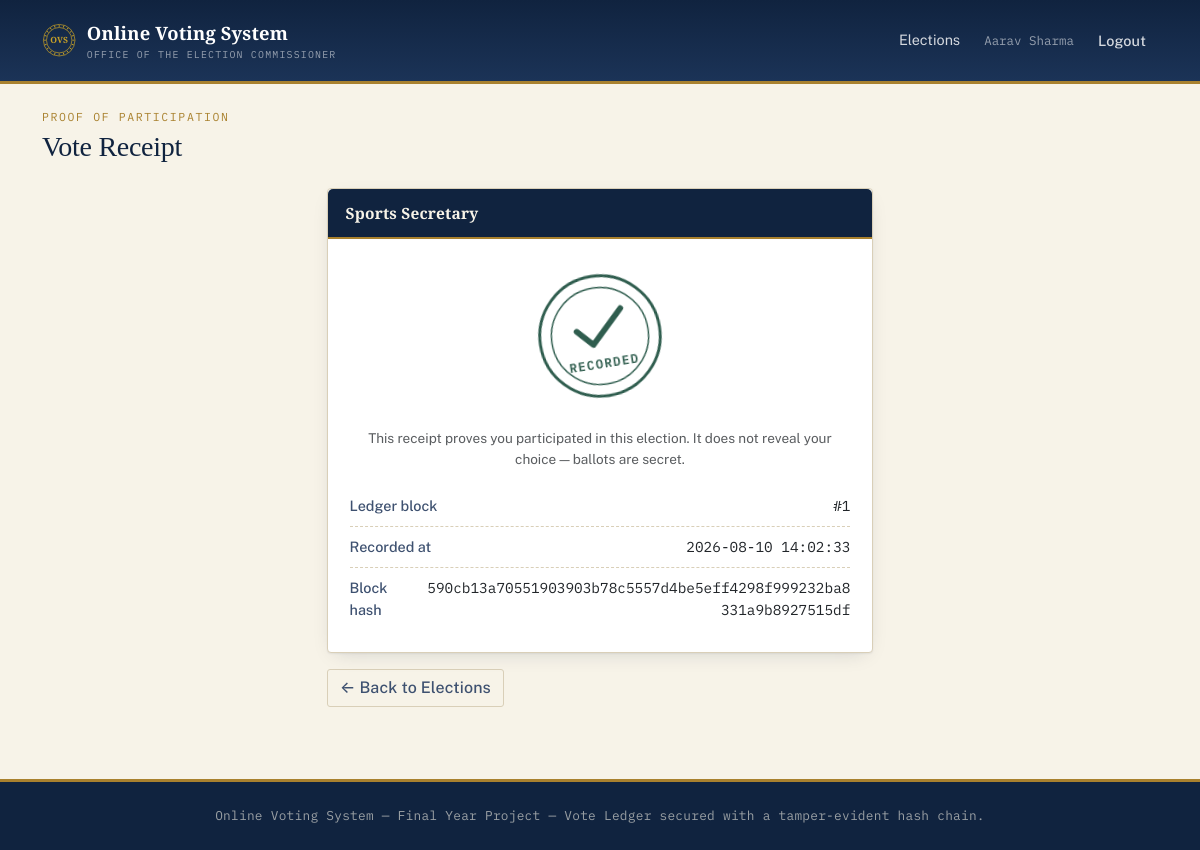
Screenshot of /voter/elections/3/receipt (signed in) with the database file from the repository.
### tables this page shows
CREATE TABLE users (
    id INT AUTO_INCREMENT PRIMARY KEY,
    name VARCHAR(150) NOT NULL,
    email VARCHAR(190) NOT NULL UNIQUE,
    voter_code VARCHAR(50) NULL UNIQUE,
    password_hash VARCHAR(255) NULL,
    role ENUM('admin', 'voter') NOT NULL DEFAULT 'voter',
    status ENUM('pending', 'approved', 'rejected') NOT NULL DEFAULT 'approved',
    source ENUM('seed', 'bulk_import', 'self_registered', 'admin_manual') NOT NULL DEFAULT 'self_registered',
    reset_token VARCHAR(64) NULL,
    reset_token_expires_at DATETIME NULL,
    created_at TIMESTAMP NOT NULL DEFAULT CURRENT_TIMESTAMP,
    updated_at TIMESTAMP NOT NULL DEFAULT CURRENT_TIMESTAMP ON UPDATE CURRENT_TIMESTAMP
);

CREATE TABLE elections (
    id INT AUTO_INCREMENT PRIMARY KEY,
    title VARCHAR(200) NOT NULL,
    description TEXT NULL,
    format ENUM('fptp', 'select_n') NOT NULL DEFAULT 'fptp',
    select_n INT NULL,
    starts_at DATETIME NOT NULL,
    ends_at DATETIME NOT NULL,
    closed_manually_at DATETIME NULL,
    results_published TINYINT(1) NOT NULL DEFAULT 0,
    created_by INT NULL,
    created_at TIMESTAMP NOT NULL DEFAULT CURRENT_TIMESTAMP,
    updated_at TIMESTAMP NOT NULL DEFAULT CURRENT_TIMESTAMP ON UPDATE CURRENT_TIMESTAMP,
    CONSTRAINT fk_elections_created_by FOREIGN KEY (created_by) REFERENCES users(id) ON DELETE SET NULL
);

CREATE TABLE ledger_blocks (
    id INT AUTO_INCREMENT PRIMARY KEY,
    voter_hash CHAR(64) NOT NULL,
    election_id INT NOT NULL,
    choice_data TEXT NOT NULL,
    prev_hash CHAR(64) NOT NULL,
    hash CHAR(64) NOT NULL,
    created_at DATETIME NOT NULL DEFAULT CURRENT_TIMESTAMP,
    UNIQUE KEY uniq_voter_election (voter_hash, election_id),
    CONSTRAINT fk_ledger_election FOREIGN KEY (election_id) REFERENCES elections(id) ON DELETE CASCADE
);

### core/View.php (called while the page is built, shortened)
<?php
class View
{
    public static function render(string $view, array $data = []): void
    {
        extract($data);
        require __DIR__ . '/../app/views/partials/header.php';
        require __DIR__ . "/../app/views/{$view}.php";
        require __DIR__ . '/../app/views/partials/footer.php';
    }
}

### config/app/controllers/VoteController.php (called while the page is built, shortened)
<?php
class VoteController
{
    public function receipt(string $id): void
    {
        Auth::requireRole('voter');
        $election = Election::find((int) $id);
        $block = Ledger::findBlock(Auth::id(), (int) $id);
        View::render('voter/receipt', ['election' => $election, 'block' => $block]);
    }
}

### public/index.php (called while the page is built, shortened)
<?php
require __DIR__ . '/../core/bootstrap.php';
$router = new Router();
$router->get('/', [AuthController::class, 'showLogin']);
$router->get('/login', [AuthController::class, 'showLogin']);
$router->post('/login', [AuthController::class, 'login']);
$router->post('/logout', [AuthController::class, 'logout']);
$router->get('/register', [AuthController::class, 'showRegister']);
$router->post('/register', [AuthController::class, 'register']);
$router->get('/forgot-password', [AuthController::class, 'showForgotPassword']);
$router->post('/forgot-password', [AuthController::class, 'forgotPassword']);
$router->get('/reset-password', [AuthController::class, 'showResetPassword']);
$router->post('/reset-password', [AuthController::class, 'resetPassword']);
$router->get('/admin/dashboard', [AdminElectionController::class, 'dashboard']);
$router->get('/admin/elections', [AdminElectionController::class, 'index']);
$router->get('/admin/elections/create', [AdminElectionController::class, 'create']);
$router->post('/admin/elections', [AdminElectionController::class, 'store']);
$router->get('/admin/elections/{id}/edit', [AdminElectionController::class, 'edit']);
$router->post('/admin/elections/{id}', [AdminElectionController::class, 'update']);
$router->post('/admin/elections/{id}/close', [AdminElectionController::class, 'close']);
$router->post('/admin/elections/{id}/publish-results', [AdminElectionController::class, 'publishResults']);
$router->get('/admin/elections/{id}/candidates', [AdminCandidateController::class, 'index']);
$router->post('/admin/elections/{id}/candidates', [AdminCandidateController::class, 'store']);
$router->post('/admin/candidates/{id}/update', [AdminCandidateController::class, 'update']);
$router->post('/admin/candidates/{id}/delete', [AdminCandidateController::class, 'delete']);
$router->get('/admin/voters', [AdminVoterController::class, 'index']);
$router->get('/admin/voters/create', [AdminVoterController::class, 'create']);
$router->post('/admin/voters', [AdminVoterController::class, 'store']);
$router->get('/admin/voters/{id}/edit', [AdminVoterController::class, 'edit']);
$router->post('/admin/voters/{id}', [AdminVoterController::class, 'update']);
$router->post('/admin/voters/{id}/delete', [AdminVoterController::class, 'destroy']);
$router->post('/admin/voters/{id}/approve', [AdminVoterController::class, 'approve']);
$router->post('/admin/voters/{id}/reject', [AdminVoterController::class, 'reject']);
$router->get('/admin/elections/{id}/voters', [AdminElectionVoterController::class, 'index']);
$router->post('/admin/elections/{id}/voters/enroll', [AdminElectionVoterController::class, 'enroll']);
$router->post('/admin/elections/{id}/voters/{userId}/unenroll', [AdminElectionVoterController::class, 'unenroll']);
$router->post('/admin/elections/{id}/voters/bulk-upload', [AdminElectionVoterController::class, 'bulkUpload']);
$router->get('/admin/ledger', [AdminLedgerController::class, 'index']);
$router->post('/admin/ledger/{id}/tamper', [AdminLedgerController::class, 'tamper']);
$router->get('/admin/audit-log', [AdminAuditController::class, 'index']);
$router->get('/voter/dashboard', [VoterController::class, 'dashboard']);
$router->get('/voter/elections/{id}', [VoterController::class, 'show']);
$router->get('/voter/elections/{id}/ballot', [VoteController::class, 'showBallot']);
$router->post('/voter/elections/{id}/ballot', [VoteController::class, 'castVote']);
$router->get('/voter/elections/{id}/receipt', [VoteController::class, 'receipt']);
$router->get('/elections/{id}/results', [ResultsController::class, 'show']);
$router->dispatch($_SERVER['REQUEST_METHOD'], $_SERVER['REQUEST_URI']);

### core/Auth.php (called while the page is built, shortened)
<?php
class Auth
{
    private static ?array $userCache = null;
    private static bool $userLoaded = false;
    public static function check(): bool
    {
        return self::user() !== null;
    }
    public static function id(): ?int
    {
        return self::user()['id'] ?? null;
    }
    public static function user(): ?array
    {
        if (self::$userLoaded) {
            return self::$userCache;
        }
        self::$userLoaded = true;
        $stmt = Database::connection()->prepare('SELECT * FROM users WHERE id = ? LIMIT 1');
        $stmt->execute([$_SESSION['user_id']]);
        $user = $stmt->fetch() ?: null;
        return self::$userCache = $user;
    }
    public static function requireLogin(): void
    {
        if (!self::check()) {
            Router::redirect('/login');
        }
    }
    public static function requireRole(string $role): void
    {
        self::requireLogin();
    }
}

### core/Database.php (called while the page is built, shortened)
<?php
class Database
{
    private static ?PDO $connection = null;
    private static array $config = [];
    public static function init(array $config): void
    {
        self::$config = $config;
    }
    public static function connection(): PDO
    {
        if (self::$connection === null) {
            $c = self::$config;
            $dsn = sprintf(
                'mysql:host=%s;port=%s;dbname=%s;charset=%s',
                $c['host'],
                $c['port'],
                $c['name'],
                $c['charset']
            );
            try {
                self::$connection = new PDO($dsn, $c['user'], $c['pass'], [
                    PDO::ATTR_ERRMODE => PDO::ERRMODE_EXCEPTION,
                    PDO::ATTR_DEFAULT_FETCH_MODE => PDO::FETCH_ASSOC,
                    PDO::ATTR_EMULATE_PREPARES => false,
                ]);
            } catch (PDOException $e) {
                http_response_code(500);
                require __DIR__ . '/../app/views/errors/500.php';
                exit;
            }
        }
        return self::$connection;
    }
}

### core/bootstrap.php (called while the page is built, shortened)
<?php
spl_autoload_register(function (string $class): void {
    $prefixes = [
        'Core\\' => __DIR__ . '/',
        'App\\Controllers\\' => __DIR__ . '/../app/controllers/',
        'App\\Models\\' => __DIR__ . '/../app/models/',
    ];
    foreach ($prefixes as $prefix => $dir) {
        if (str_starts_with($class, $prefix)) {
            $relative = substr($class, strlen($prefix));
            $file = $dir . str_replace('\\', '/', $relative) . '.php';
            return;
        }
    }
});
$config = [
    'app' => require __DIR__ . '/../config/app.php',
    'database' => require __DIR__ . '/../config/database.php',
    'mail' => require __DIR__ . '/../config/mail.php',
];

### config/app/models/Election.php (called while the page is built, shortened)
<?php
class Election
{
    public static function find(int $id): ?array
    {
        $stmt = Database::connection()->prepare('SELECT * FROM elections WHERE id = ? LIMIT 1');
        $stmt->execute([$id]);
        return $stmt->fetch() ?: null;
    }
}

### core/Ledger.php (called while the page is built, shortened)
<?php
class Ledger
{
    public static function voterHash(int $voterId, int $electionId): string
    {
        $secret = Config::get('app.ledger_secret');
        return hash('sha256', $voterId . ':' . $electionId . ':' . $secret);
    }
    public static function findBlock(int $voterId, int $electionId): ?array
    {
        $stmt = Database::connection()->prepare(
            'SELECT * FROM ledger_blocks WHERE voter_hash = ? AND election_id = ? LIMIT 1'
        );
        $stmt->execute([self::voterHash($voterId, $electionId), $electionId]);
        return $stmt->fetch() ?: null;
    }
}

### core/Config.php (called while the page is built, shortened)
<?php
class Config
{
    private static array $data = [];
    public static function init(array $data): void
    {
        self::$data = $data;
    }
    public static function get(string $key, $default = null)
    {
        $value = self::$data;
        foreach (explode('.', $key) as $segment) {
            $value = $value[$segment];
        }
        return $value;
    }
}

### config/app/views/voter/receipt.php (the view, shortened to what this page needs)
<p class="eyebrow mb-1">Proof of Participation</p>
<h1 class="h3 mb-4">Vote Receipt</h1>
<div class="row justify-content-center">
    <div class="col-md-6">
        <div class="card card-ovs">
            <div class="card-header"><?= htmlspecialchars($election['title'], ENT_QUOTES) ?></div>
            <div class="card-body text-center">
                <div class="receipt-stamp-wrap">
                    <?php include __DIR__ . '/../partials/stamp.php'; ?>
                </div>
                <p class="text-muted small">This receipt proves you participated in this election. It does not reveal your choice &mdash; ballots are secret.</p>
                <dl class="text-start mt-3 mb-0">
                    <div class="receipt-field">
                        <dt>Ledger block</dt>
                        <dd>#<?= (int) $block['id'] ?></dd>
                    </div>
                    <div class="receipt-field">
                        <dt>Recorded at</dt>
                        <dd><?= htmlspecialchars($block['created_at'], ENT_QUOTES) ?></dd>
                    </div>
                    <div class="receipt-field">
                        <dt>Block hash</dt>
                        <dd><?= htmlspecialchars($block['hash'], ENT_QUOTES) ?></dd>
                    </div>
                </dl>
            </div>
        </div>
        <a href="<?= Router::url('/voter/dashboard') ?>" class="btn btn-outline-secondary mt-3">&larr; Back to Elections</a>
    </div>
</div>

### core/Router.php (shortened to what this page needs)
<?php
class Router
{
    private array $routes = ['GET' => [], 'POST' => []];
    private static string $basePath = '';
    public static function setBasePath(string $path): void
    {
        self::$basePath = rtrim($path, '/');
    }
    public static function url(string $path = ''): string
    {
        return self::$basePath . $path;
    }
    public function get(string $pattern, array $handler): void
    {
        $this->routes['GET'][$pattern] = $handler;
    }
    public function post(string $pattern, array $handler): void
    {
        $this->routes['POST'][$pattern] = $handler;
    }
    public function dispatch(string $method, string $uri): void
    {
        $path = parse_url($uri, PHP_URL_PATH) ?? '/';
        $path = rtrim($path, '/');
        foreach ($this->routes[$method] ?? [] as $pattern => $handler) {
            $params = $this->match($pattern, $path);
            if ($params !== null) {
                [$controllerClass, $action] = $handler;
                $controller = new $controllerClass();
                call_user_func_array([$controller, $action], $params);
                return;
            }
        }
    }
    private function match(string $pattern, string $path): ?array
    {
        $regex = preg_replace('#\{[a-zA-Z_]+\}#', '([^/]+)', $pattern);
        $regex = rtrim($regex, '/');
        if ($regex === '') {
            $regex = '/';
        }
        if (!preg_match('#^' . $regex . '$#', $path, $matches)) {
            return null;
        }
        array_shift($matches);
        return $matches;
    }
}

### config/app/views/partials/header.php (shortened to what this page needs)
<?php
$currentUser = Auth::user();
?>
<!doctype html>
<html lang="en">
<head>
    <link href="https://cdn.jsdelivr.net/npm/bootstrap@5.3.3/dist/css/bootstrap.min.css" rel="stylesheet">
    <link href="<?= Router::url('/assets/css/style.css') ?>" rel="stylesheet">
</head>
<body>
<nav class="navbar navbar-expand-lg navbar-ovs">
    <div class="container">
        <a class="navbar-brand d-flex align-items-center" href="<?= Router::url($currentUser ? ($currentUser['role'] === 'admin' ? '/admin/dashboard' : '/voter/dashboard') : '/login') ?>">
            <?php $sealSize = '2.15rem'; $sealTone = 'brass'; include __DIR__ . '/seal.php'; ?>
            <span>
                Online Voting System
                <small>Office of the Election Commissioner</small>
            </span>
        </a>
        <div class="collapse navbar-collapse">
            <ul class="navbar-nav ms-auto align-items-lg-center">
                <?php if ($currentUser && $currentUser['role'] === 'admin'): ?>
                    <li class="nav-item"><a class="nav-link" href="<?= Router::url('/admin/dashboard') ?>">Dashboard</a></li>
                    <li class="nav-item"><a class="nav-link" href="<?= Router::url('/admin/elections') ?>">Elections</a></li>
                    <li class="nav-item"><a class="nav-link" href="<?= Router::url('/admin/voters') ?>">Voters</a></li>
                    <li class="nav-item"><a class="nav-link" href="<?= Router::url('/admin/ledger') ?>">Ledger</a></li>
                    <li class="nav-item"><a class="nav-link" href="<?= Router::url('/admin/audit-log') ?>">Audit Log</a></li>
                <?php elseif ($currentUser): ?>
                    <li class="nav-item"><a class="nav-link" href="<?= Router::url('/voter/dashboard') ?>">Elections</a></li>
                <?php endif; ?>
                <?php if ($currentUser): ?>
                    <li class="nav-item"><span class="nav-link text-white-50"><?= htmlspecialchars($currentUser['name'], ENT_QUOTES) ?></span></li>
                    <li class="nav-item">
                        <form method="post" action="<?= Router::url('/logout') ?>" class="d-inline">
                            <button type="submit" class="btn btn-link nav-link" style="border:0;">Logout</button>
                        </form>
                    </li>
                <?php else: ?>
                    <li class="nav-item"><a class="nav-link" href="<?= Router::url('/login') ?>">Login</a></li>
                <?php endif; ?>
            </ul>
        </div>
    </div>
</nav>
<div class="container py-4">

### rows the page displays
users: name "Aarav Sharma"
elections: title "Sports Secretary"
ledger_blocks: id "1", created_at "2026-08-10 14:02:33", hash "590cb13a70551903903b78c5557d4be5eff4298f999232ba8331a9b8927515df"
